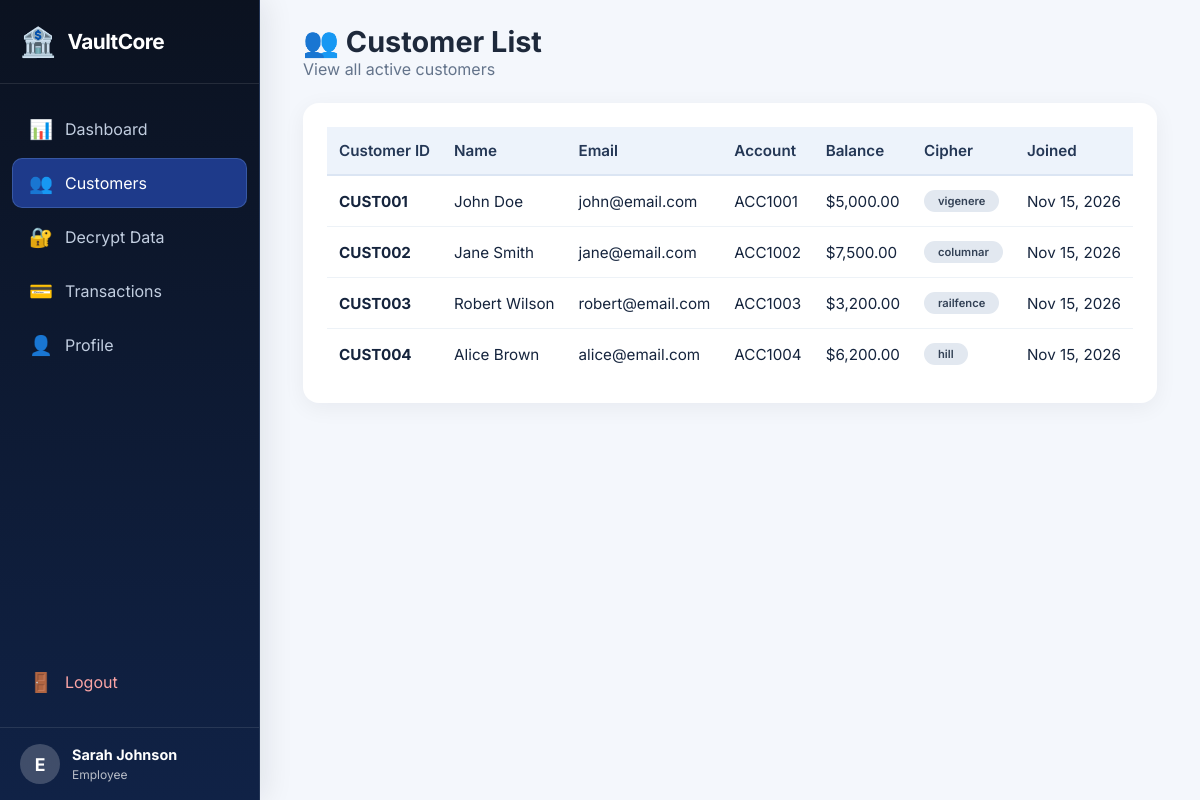
Page /employee/customers.php (signed in) on the committed database.
### tables this page shows
CREATE TABLE customers (
    id INT PRIMARY KEY AUTO_INCREMENT,
    customer_id VARCHAR(20) UNIQUE NOT NULL,
    full_name VARCHAR(100) NOT NULL,
    email VARCHAR(100) UNIQUE NOT NULL,
    phone VARCHAR(20),
    password_hash VARCHAR(255) NOT NULL,
    account_number VARCHAR(20) UNIQUE NOT NULL,
    balance DECIMAL(15,2) DEFAULT 0.00,
    cipher_type ENUM('vigenere', 'columnar', 'railfence', 'hill') DEFAULT 'vigenere',
    cipher_key VARCHAR(50) NOT NULL,
    private_note TEXT,
    created_at TIMESTAMP DEFAULT CURRENT_TIMESTAMP,
    status ENUM('active', 'inactive', 'suspended') DEFAULT 'active'
);

### employee/customers.php (the view, shortened to what this page needs)
<?php
$db = new Database();
$conn = $db->getConnection();
$stmt = $conn->query("SELECT * FROM customers WHERE status = 'active' ORDER BY created_at DESC");
$customers = $stmt->fetchAll();
?>
<!DOCTYPE html>
<html lang="en">
<head>
    <link rel="stylesheet" href="../css/style.css">
    <link rel="stylesheet" href="../css/dashboard.css">
    <link rel="stylesheet" href="../css/employee.css">
    <link rel="stylesheet" href="../css/vaultcore.css">
</head>
<body>
    <div class="sidebar">
        <div class="sidebar-brand">
            <span class="brand-icon">🏦</span>
            <span>VaultCore</span>
        </div>
        <nav class="sidebar-nav">
            <a href="dashboard.php">
                <span class="nav-icon">📊</span>
                <span>Dashboard</span>
            </a>
            <a href="customers.php" class="active">
                <span class="nav-icon">👥</span>
                <span>Customers</span>
            </a>
            <a href="decrypt.php">
                <span class="nav-icon">🔐</span>
                <span>Decrypt Data</span>
            </a>
            <a href="transactions.php">
                <span class="nav-icon">💳</span>
                <span>Transactions</span>
            </a>
            <a href="profile.php">
                <span class="nav-icon">👤</span>
                <span>Profile</span>
            </a>
            <a href="../auth/logout.php" class="logout">
                <span class="nav-icon">🚪</span>
                <span>Logout</span>
            </a>
        </nav>
        <div class="sidebar-footer">
            <div class="user-info">
                <span class="user-avatar">E</span>
                <div>
                    <strong><?= htmlspecialchars($_SESSION['full_name'] ?? 'Employee') ?></strong>
                    <small>Employee</small>
                </div>
            </div>
        </div>
    </div>
    <div class="main-content">
        <header class="page-header">
            <div>
                <h1>👥 Customer List</h1>
                <p>View all active customers</p>
            </div>
        </header>
        <div class="panel">
            <div class="table-responsive">
                <table>
                    <thead>
                        <tr>
                            <th>Customer ID</th>
                            <th>Name</th>
                            <th>Email</th>
                            <th>Account</th>
                            <th>Balance</th>
                            <th>Cipher</th>
                            <th>Joined</th>
                        </tr>
                    </thead>
                    <tbody>
                        <?php if (empty($customers)): ?>
                        <tr><td colspan="7" class="text-center">No customers found</td></tr>
                        <?php else: foreach ($customers as $c): ?>
                        <tr>
                            <td><strong><?= htmlspecialchars($c['customer_id']) ?></strong></td>
                            <td><?= htmlspecialchars($c['full_name']) ?></td>
                            <td><?= htmlspecialchars($c['email']) ?></td>
                            <td><?= htmlspecialchars($c['account_number']) ?></td>
                            <td class="positive">$<?= number_format($c['balance'], 2) ?></td>
                            <td><span class="badge"><?= $c['cipher_type'] ?></span></td>
                            <td><?= date('M d, Y', strtotime($c['created_at'])) ?></td>
                        </tr>
                        <?php endforeach; endif; ?>
                    </tbody>
                </table>
            </div>
        </div>
    </div>
</body>
</html>

### css/style.css (style rules this page uses)
:root { --primary: #1e3a8a; --primary-dark: #0b2b5c; --primary-light: #3b5fc4; --gray-50: #f8fafc; --gray-100: #f1f5f9; --gray-200: #e2e8f0; --gray-400: #94a3b8; --gray-500: #64748b; --gray-600: #475569; --gray-800: #1e293b; --success: #16a34a; --warning: #f59e0b; --danger: #dc2626; --shadow: 0 1px 3px rgba(0, 0, 0, 0.1), 0 1px 2px rgba(0, 0, 0, 0.06); --shadow-lg: 0 10px 15px -3px rgba(0, 0, 0, 0.1), 0 4px 6px -2px rgba(0, 0, 0, 0.05); }
* { box-sizing: border-box; margin: 0; padding: 0; font-family: 'Inter', -apple-system, BlinkMacSystemFont, 'Segoe UI', Roboto, sans-serif; }
body { background: #f0f4fa; min-height: 100vh; display: flex; justify-content: center; align-items: center; }
.badge { background: #e2e8f0; padding: 4px 14px; border-radius: 40px; font-size: 0.7rem; font-weight: 600; color: #334155; display: inline-block; }
table { width: 100%; border-collapse: collapse; font-size: 0.95rem; }
th { background: #f8fafc; padding: 14px 12px; text-align: left; font-weight: 600; color: #1e293b; border-bottom: 2px solid #e2e8f0; }
td { padding: 14px 12px; border-bottom: 1px solid #edf2f7; vertical-align: middle; }
tr:last-child td { border-bottom: none; }

### css/dashboard.css (style rules this page uses)
.sidebar { position: fixed; left: 0; top: 0; bottom: 0; width: 260px; background: linear-gradient(180deg, var(--primary-dark), var(--primary)); color: white; display: flex; flex-direction: column; z-index: 100; transition: all 0.3s ease; }
.sidebar-brand { padding: 24px 20px; display: flex; align-items: center; gap: 12px; font-size: 1.3rem; font-weight: 700; border-bottom: 1px solid rgba(255, 255, 255, 0.1); }
.brand-icon { font-size: 1.8rem; }
.sidebar-nav { flex: 1; padding: 20px 12px; display: flex; flex-direction: column; gap: 4px; }
.sidebar-nav a { display: flex; align-items: center; gap: 12px; padding: 12px 16px; border-radius: 10px; color: rgba(255, 255, 255, 0.7); text-decoration: none; transition: all 0.3s ease; }
.sidebar-nav a.active { background: rgba(255, 255, 255, 0.15); color: white; }
.sidebar-nav a.logout { margin-top: auto; color: #fca5a5; }
.nav-icon { font-size: 1.2rem; }
.sidebar-footer { padding: 16px 20px; border-top: 1px solid rgba(255, 255, 255, 0.1); }
.user-info { display: flex; align-items: center; gap: 12px; }
.user-avatar { width: 40px; height: 40px; background: rgba(255, 255, 255, 0.2); border-radius: 50%; display: flex; align-items: center; justify-content: center; font-weight: 700; font-size: 1.1rem; }
.user-info strong { display: block; font-size: 0.9rem; }
.user-info small { font-size: 0.75rem; opacity: 0.7; }
.main-content { margin-left: 260px; padding: 24px 32px; min-height: 100vh; background: var(--gray-50); }
.page-header { display: flex; justify-content: space-between; align-items: center; margin-bottom: 24px; }
.page-header h1 { font-size: 1.8rem; font-weight: 700; color: var(--gray-800); }
.page-header p { color: var(--gray-500); }
.panel { background: white; border-radius: 16px; padding: 24px; box-shadow: var(--shadow); margin-bottom: 24px; }

### css/vaultcore.css (style rules this page uses)
:root { --primary:#1e3a8a;--primary-dark:#0b1220;--primary-light:#3b82f6;--success:#10b981;--gray-50:#f8fafc;--gray-100:#f1f5f9;--gray-200:#e2e8f0;--gray-400:#94a3b8;--gray-500:#64748b;--gray-600:#475569;--gray-800:#1e293b;--shadow:0 4px 16px rgba(15,23,42,.07);--shadow-lg:0 18px 50px rgba(15,23,42,.11) }
body { background:#f4f7fc;color:#15243d }
a,button,input,select,textarea { transition:border-color .2s ease,background-color .2s ease,box-shadow .2s ease }
.sidebar { background:linear-gradient(180deg,#0b1220 0%,#102246 100%);border-right:1px solid #243657;box-shadow:5px 0 28px rgba(11,18,32,.09) }
.sidebar-brand { color:#fff;border-bottom-color:rgba(255,255,255,.1);letter-spacing:-.025em }
.sidebar-brand .brand-icon { filter:none }
.sidebar-nav a { color:#c2cee0;border:1px solid transparent }
.sidebar-nav a.active { background:#1e3a8a;color:#fff;border-color:rgba(147,197,253,.22) }
.main-content,.dashboard-content { background:#f4f7fc }
.card,.stat-card,.dashboard-card,.content-card,.panel { border-color:#e2e8f0;box-shadow:0 5px 22px rgba(15,23,42,.055) }
th { background:#edf3fb;color:#243755;border-bottom-color:#dbe5f3 }

### rows in the picture
customers: customer "CUST001", full_name "John Doe", email "john@email.com", account_number "ACC1001", balance "5,000.00", cipher_type "vigenere", created_at "Nov 15, 2026"
customers: customer "CUST002", full_name "Jane Smith", email "jane@email.com", account_number "ACC1002", balance "7,500.00", cipher_type "columnar", created_at "Nov 15, 2026"
customers: customer "CUST003", full_name "Robert Wilson", email "robert@email.com", account_number "ACC1003", balance "3,200.00", cipher_type "railfence", created_at "Nov 15, 2026"
customers: customer "CUST004", full_name "Alice Brown", email "alice@email.com", account_number "ACC1004", balance "6,200.00", cipher_type "hill", created_at "Nov 15, 2026"

### other values in the picture
$_SESSION['full_name'] "Sarah Johnson"
